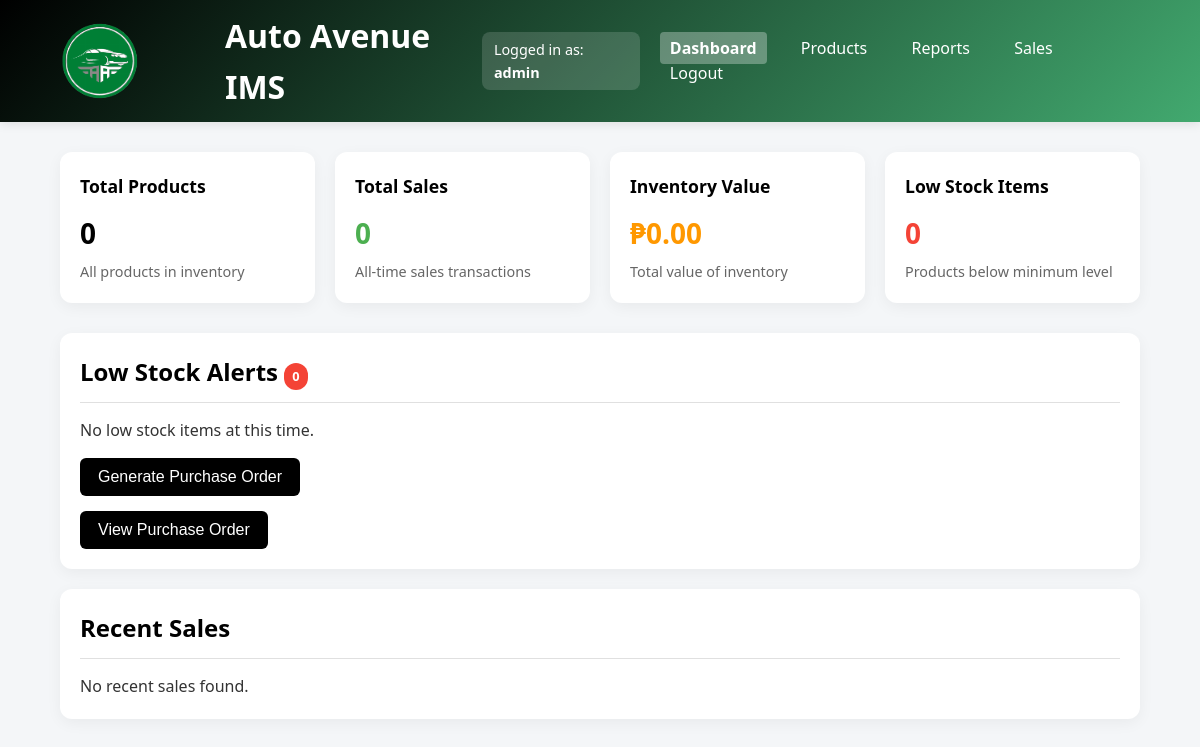
The page /dashboard.php (signed in) on the database as committed earlier.
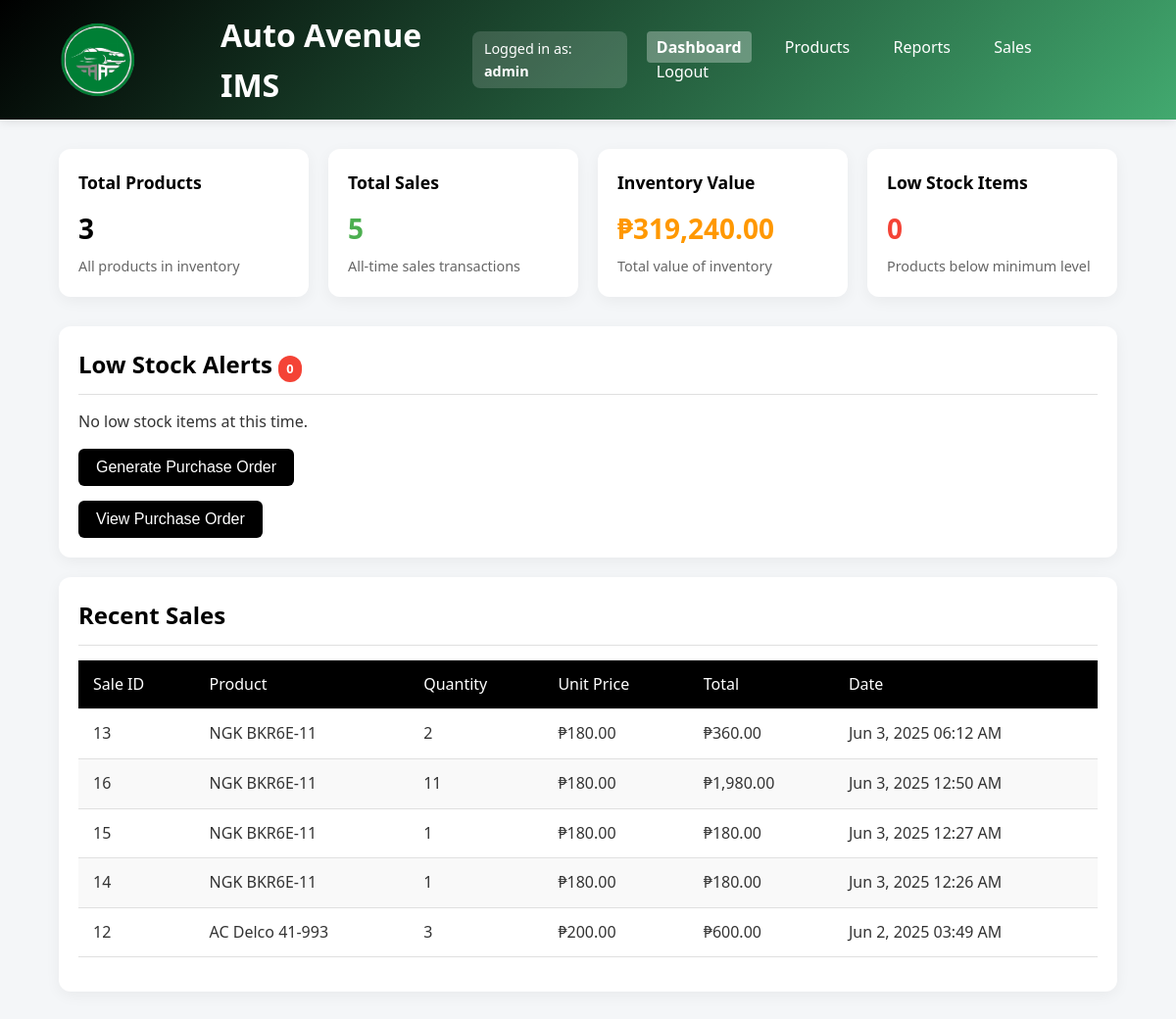
The same page on the database as committed later.
### tables this page shows
CREATE TABLE `sales` (
  `sale_id` int(11) NOT NULL,
  `product_id` int(11) DEFAULT NULL,
  `quantity_sold` int(11) NOT NULL,
  `sale_date` timestamp NOT NULL DEFAULT current_timestamp()
);

CREATE TABLE `products` (
  `product_id` int(11) NOT NULL,
  `name` varchar(100) NOT NULL,
  `quantity` int(11) NOT NULL DEFAULT 0,
  `price` decimal(10,2) NOT NULL,
  `category` varchar(50) DEFAULT NULL,
  `min_stock_level` int(11) DEFAULT 10,
  `last_updated` timestamp NOT NULL DEFAULT current_timestamp() ON UPDATE current_timestamp(),
  `is_active` tinyint(1) DEFAULT 1,
  `warranty_period` varchar(50) DEFAULT NULL,
  `warranty_terms` text DEFAULT NULL,
  `vin_code` varchar(17) DEFAULT NULL,
  `supplier_id` int(11) DEFAULT NULL,
  `supplier` varchar(100) DEFAULT NULL
);

### dashboard.php (the view, shortened to what this page needs)
  <?php
  require_once __DIR__ . '/includes/config.php';
  $low_stock_query = "SELECT * FROM products WHERE quantity < min_stock_level";
  $low_stock_result = $conn->query($low_stock_query);
  $total_products = $conn->query("SELECT COUNT(*) as count FROM products")->fetch_assoc()['count'];
  $total_sales = $conn->query("SELECT COUNT(*) as count FROM sales")->fetch_assoc()['count'];
  $inventory_value = $conn->query("SELECT SUM(quantity * price) as value FROM products")->fetch_assoc()['value'];
$items_per_page = 5;
$current_page = isset($_GET['page']) && is_numeric($_GET['page']) ? (int) $_GET['page'] : 1;
$offset = ($current_page - 1) * $items_per_page;
$recent_sales = $conn->query("SELECT s.sale_id, p.name, s.quantity_sold, p.price, s.sale_date
                             FROM sales s JOIN products p ON s.product_id = p.product_id
                             ORDER BY s.sale_date DESC
                             LIMIT $items_per_page OFFSET $offset");
  ?>
  <!DOCTYPE html>
  <html lang="en">
  <head>
  </head>
  <body>
    <header>
      <div class="container">
        <div style="display: flex; align-items: center; gap: 15px;">
    <img src="autoavelogo.svg" alt="Auto Avenue Logo" class="logo" width="150">
    <h1>Auto Avenue IMS</h1>
  </div>
  <?php if (isset($_SESSION['role'])): ?>
    <div style="background-color: rgba(255, 255, 255, 0.15); padding: 6px 12px; border-radius: 8px; font-size: 0.9rem;">
      Logged in as: <strong><?= htmlspecialchars($_SESSION['role']) ?></strong>
    </div>
  <?php endif; ?>
        <nav>
          <a href="dashboard.php" class="active">Dashboard</a>
          <a href="products.php">Products</a>
          <a href="reports.php">Reports</a>
          <a href="sales.php">Sales</a>
          <a href="logout.php">Logout</a>
        </nav>
      </div>
    </header>
    <main class="main-content">
      <div class="dashboard-grid">
        <div class="card total-products">
          <h3>Total Products</h3>
          <div class="value"><?= number_format($total_products) ?></div>
          <div class="description">All products in inventory</div>
        </div>
        <div class="card total-sales">
          <h3>Total Sales</h3>
          <div class="value"><?= number_format($total_sales) ?></div>
          <div class="description">All-time sales transactions</div>
        </div>
        <div class="card inventory-value">
          <h3>Inventory Value</h3>
          <div class="value">₱<?= number_format($inventory_value, 2) ?></div>
          <div class="description">Total value of inventory</div>
        </div>
        <div class="card low-stock">
          <h3>Low Stock Items</h3>
          <div class="value"><?= $low_stock_result->num_rows ?></div>
          <div class="description">Products below minimum level</div>
        </div>
      </div>
      <div class="section">
    <h2>Low Stock Alerts <span class="alert-badge"><?= $low_stock_result->num_rows ?></span></h2>
    <?php if ($low_stock_result->num_rows > 0): ?>
      <table>
        <thead>
          <tr>
            <th>Product ID</th>
            <th>Product Name</th>
            <th>Current Stock</th>
            <th>Minimum Level</th>
            <th>Category</th>
            <th>Supplier</th>
          </tr>
        </thead>
        <tbody>
          <?php while ($row = $low_stock_result->fetch_assoc()): ?>
            <tr>
              <td><?= $row['product_id'] ?></td>
              <td><?= htmlspecialchars($row['name']) ?></td>
              <td class="low-stock-item"><?= $row['quantity'] ?></td>
              <td><?= $row['min_stock_level'] ?></td>
              <td><?= htmlspecialchars($row['supplier']) ?></td>
              <td><?= htmlspecialchars($row['category']) ?></td>
            </tr>
          <?php endwhile; ?>
        </tbody>
      </table>
      <form action="purchase_order.php" method="get" style="margin-top: 15px;">
        <button type="submit" style="
          background-color: var(--primary);
          color: white;
          border: none;
          padding: 10px 18px;
          border-radius: 6px;
          font-size: 1rem;
          cursor: pointer;
          transition: background-color 0.3s ease;
        "
        onmouseover="this.style.backgroundColor='var(--primary-light)';"
        onmouseout="this.style.backgroundColor='var(--primary)';">
          Generate Purchase Order
        </button>
      </form>
    <?php else: ?>
      <p>No low stock items at this time.</p>
      <form action="purchase_order.php" method="get" style="margin-top: 15px;">
        <button type="submit" style="
          background-color: var(--primary);
          color: white;
          border: none;
          padding: 10px 18px;
          border-radius: 6px;
          font-size: 1rem;
          cursor: pointer;
          transition: background-color 0.3s ease;
        "
        onmouseover="this.style.backgroundColor='var(--primary-light)';"
        onmouseout="this.style.backgroundColor='var(--primary)';">
          Generate Purchase Order
        </button>
      </form>
      <form action="purchase_order_summary.php" method="get" style="margin-top: 15px;">
        <button type="submit" style="
          background-color: var(--primary);
          color: white;
          border: none;
          padding: 10px 18px;
          border-radius: 6px;
          font-size: 1rem;
          cursor: pointer;
          transition: background-color 0.3s ease;
        "
        onmouseover="this.style.backgroundColor='var(--primary-light)';"
        onmouseout="this.style.backgroundColor='var(--primary)';">
          View Purchase Order
        </button>
      </form>
    <?php endif; ?>
  </div>
      <div class="section">
  <h2>Recent Sales</h2>
  <?php if ($recent_sales->num_rows > 0): ?>
    <table>
      <thead>
        <tr>
          <th>Sale ID</th>
          <th>Product</th>
          <th>Quantity</th>
          <th>Unit Price</th>
          <th>Total</th>
          <th>Date</th>
        </tr>
      </thead>
      <tbody>
        <?php while ($sale = $recent_sales->fetch_assoc()):
          $total_sale = $sale['quantity_sold'] * $sale['price'];
          $highlight_class = ($total_sale > 10000) ? 'highlight-high-sale' : '';
        ?>
          <tr class="<?= $highlight_class ?>">
            <td><?= $sale['sale_id'] ?></td>
            <td><?= htmlspecialchars($sale['name']) ?></td>
            <td><?= $sale['quantity_sold'] ?></td>
            <td>₱<?= number_format($sale['price'], 2) ?></td>
            <td>₱<?= number_format($total_sale, 2) ?></td>
            <td><?= date('M j, Y h:i A', strtotime($sale['sale_date'])) ?></td>
          </tr>
        <?php endwhile; ?>
      </tbody>
    </table>
  <?php else: ?>
    <p>No recent sales found.</p>
  <?php endif; ?>
</div>
    </main>
  </body>
  </html>

### dashboard.php (style rules this page uses)
:root { --primary: rgb(0, 0, 0); --primary-light: rgb(66, 169, 111); --secondary: #ff6b6b; --success: #4CAF50; --warning: #ff9800; --danger: #f44336; --text-color: #333; --text-light: #666; --bg-color: #f4f6f8; --border-color: #e0e0e0; }
* { box-sizing: border-box; margin: 0; padding: 0; }
body { font-family: 'Segoe UI', Tahoma, Geneva, Verdana, sans-serif; background-color: var(--bg-color); color: var(--text-color); line-height: 1.6; }
header { background: linear-gradient(135deg, var(--primary), var(--primary-light)); color: white; padding: 10px 0; box-shadow: 0 2px 10px rgba(0, 0, 0, 0.1); }
.container { width: 90%; max-width: 1200px; margin: 0 auto; display: flex; justify-content: space-between; align-items: center; }
nav a { color: white; text-decoration: none; margin-left: 20px; font-weight: 500; transition: all 0.3s ease; padding: 5px 10px; border-radius: 4px; }
nav a.active { background-color: rgba(255, 255, 255, 0.3); font-weight: 600; }
.main-content { width: 90%; max-width: 1200px; margin: 30px auto; }
.dashboard-grid { display: grid; grid-template-columns: repeat(auto-fit, minmax(250px, 1fr)); gap: 20px; margin-bottom: 30px; }
.card { background: white; border-radius: 12px; box-shadow: 0 4px 15px rgba(0, 0, 0, 0.05); padding: 20px; transition: transform 0.2s ease, box-shadow 0.2s ease; }
.card h3 { color: var(--primary); margin-bottom: 10px; font-size: 1.1rem; }
.card .value { font-size: 28px; font-weight: bold; margin-bottom: 5px; }
.card .description { color: var(--text-light); font-size: 0.9rem; }
.total-products .value { color: var(--primary); }
.total-sales .value { color: var(--success); }
.inventory-value .value { color: var(--warning); }
.low-stock .value { color: var(--danger); }
.section { background: white; border-radius: 12px; box-shadow: 0 4px 15px rgba(0, 0, 0, 0.05); padding: 20px; margin-bottom: 20px; }
.section h2 { color: var(--primary); margin-bottom: 15px; padding-bottom: 10px; border-bottom: 1px solid var(--border-color); }
table { width: 100%; border-collapse: collapse; margin-top: 10px; }
th, td { padding: 12px 15px; text-align: left; border-bottom: 1px solid var(--border-color); }
th { background-color: var(--primary); color: white; font-weight: 500; }
tr:nth-child(even) { background-color: #f9f9f9; }
.alert-badge { display: inline-block; padding: 3px 8px; border-radius: 20px; font-size: 0.8rem; font-weight: bold; background-color: var(--danger); color: white; }

Rows that differ between the two databases and show on the page:
added sales: sale_id "13", product.name "NGK BKR6E-11", quantity_sold "2", product.price "180.00", quantity_sold.price "360.00", sale_date "Jun 3, 2025 06:12 AM"
added sales: sale_id "16", product.name "NGK BKR6E-11", quantity_sold "11", product.price "180.00", quantity_sold.price "1,980.00", sale_date "Jun 3, 2025 12:50 AM"
added sales: sale_id "15", product.name "NGK BKR6E-11", quantity_sold "1", product.price "180.00", sale_date "Jun 3, 2025 12:27 AM"
added sales: sale_id "14", product.name "NGK BKR6E-11", quantity_sold "1", product.price "180.00", sale_date "Jun 3, 2025 12:26 AM"
added sales: sale_id "12", product.name "AC Delco 41-993", quantity_sold "3", product.price "200.00", quantity_sold.price "600.00", sale_date "Jun 2, 2025 03:49 AM"
Other text that changed with them:
$total_products: "0" → "3"
$total_sales: "0" → "5"
$inventory_value: "0.00" → "319,240.00"
text no longer shown: "No recent sales found."
text now shown: "Sale ID Product Quantity Unit Price Total Date"
